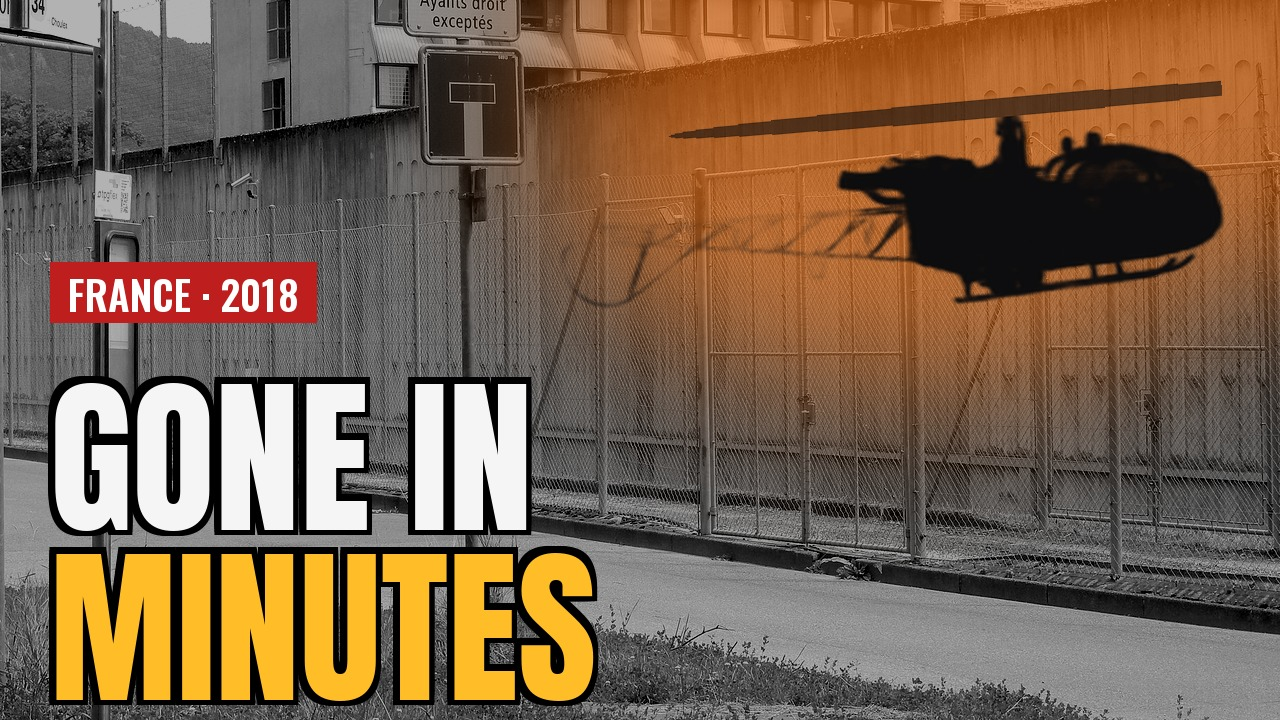
#> input picture faid_thumb.jpg, 1280 x 720 px, given in place of dark.jpg, which was not available
$ python -i dk.py   (imports and definitions only)
#> lines starting #> are read from the running program, lines starting #| are printed output that depends on the picture
"""Documentary engine (rebuilt). Calm motion-graphics renderer: photos, quotes, dials, maps, boards.
Usage from a project dir containing script.py, plan.py, img/, vo/:
    python3 dk.py info | shots [keys..] | range i0 i1 out.mp4 | srt out.srt
"""
import os, sys, json, math, random, re, importlib.util
import cairo
import numpy as np
from PIL import Image, ImageFilter, ImageOps

W, H, FPS = 1920, 1080, 30
PROJ = os.getcwd()
ENG = os.path.dirname(os.path.abspath(__file__))

def hx(s):
    s = s.lstrip('#'); return tuple(int(s[i:i + 2], 16) / 255 for i in (0, 2, 4))
BG, AMB, RED, WHITE, GREY, PAPER, INK = hx('141416'), hx('d9a441'), hx('b3302a'), hx('f2f0ea'), hx('8a8a8a'), hx('e9e4d8'), hx('1d1b18')
LAND, EDGE, SEA, HL = hx('2a2c30'), hx('45484e'), hx('101418'), hx('6a2622')

def clamp(x, a=0.0, b=1.0): return max(a, min(b, x))
def seg(t, a, b): return clamp((t - a) / (b - a)) if b > a else float(t >= a)
def ease(x): x = clamp(x); return x * x * (3 - 2 * x)
def ease_out(x): x = clamp(x); return 1 - (1 - x) ** 3
def lerp(a, b, k): return a + (b - a) * k
def src(ctx, c, a=1.0): ctx.set_source_rgba(c[0], c[1], c[2], a)

# ---------------------------------------------------------------- text
FONTS = {'head': 'Bebas Neue', 'type': 'Special Elite', 'sub': 'Oswald', 'mono': 'PT Mono'}
TR = str.maketrans('ŁłĘęŃńŚśŻżŹźĄąĆć', 'LlEeNnSsZzZzAaCc')

def font(ctx, f, size, bold=False):
    ctx.select_font_face(FONTS.get(f, f), cairo.FONT_SLANT_NORMAL, cairo.FONT_WEIGHT_BOLD if bold else cairo.FONT_WEIGHT_NORMAL)
    ctx.set_font_size(size)

def tw(ctx, s, size, f='head', bold=False):
    font(ctx, f, size, bold); return ctx.text_extents(s.translate(TR)).x_advance

# [15 lines left out: functions txt, rrect, not called in this run]

def line(ctx, a, b, w, col, al=1.0):
    ctx.move_to(*a); ctx.line_to(*b); ctx.set_line_width(w); src(ctx, col, al); ctx.stroke()

# [15 lines left out: functions tag, stamp, not called in this run]

def typed(s, t, cps=30):
    n = int(max(0, t) * cps); return s[:n]

# ---------------------------------------------------------------- images
_IMG = {}
def photo(name, blur=0):
#> called with name = 'faid_thumb.jpg', blur = 0
    key = (name, blur)
    if key in _IMG: return _IMG[key]
    p = os.path.join(PROJ, 'img', name + '.jpg')
    if not os.path.exists(p): p = os.path.join(PROJ, 'img', 'dark.jpg')
    im = Image.open(p).convert('RGB')
#> im is the input picture: PIL image 1280x720 RGB; mean R, G, B 121.7, 98.2, 76.4
    if max(im.size) > 2600: im.thumbnail((2600, 2600))
    g = ImageOps.grayscale(im)
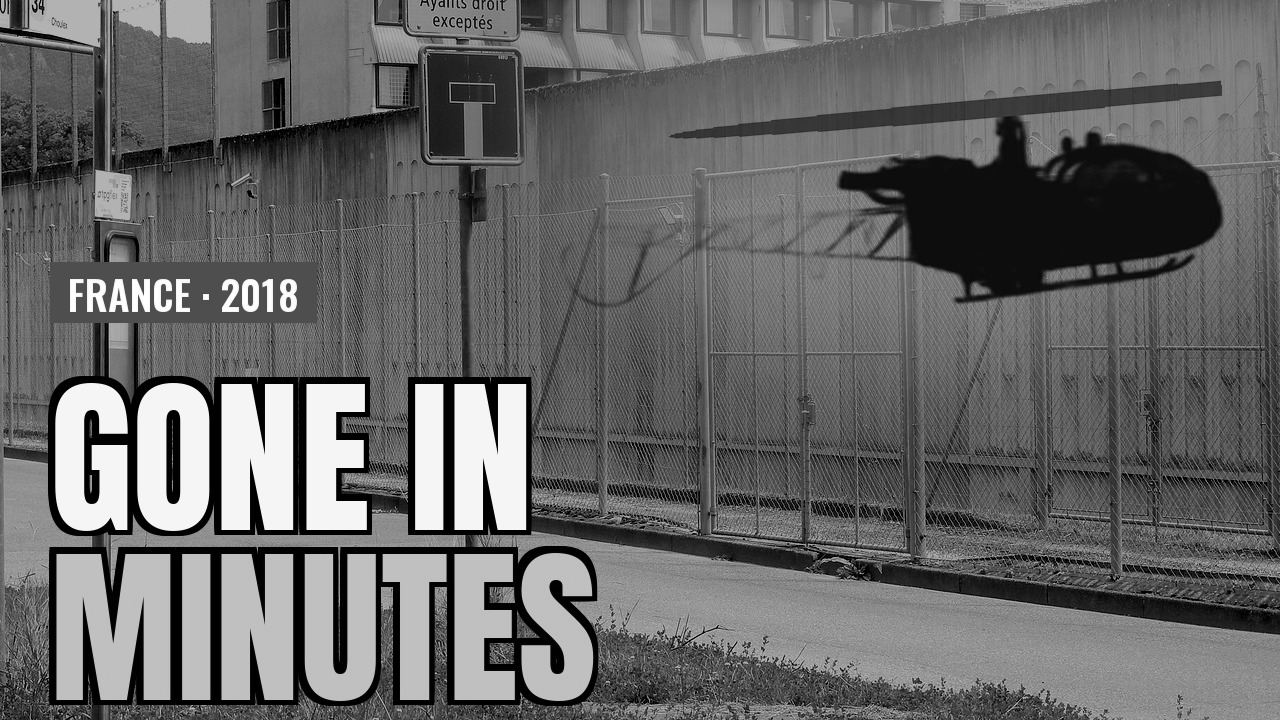
#> g: PIL image 1280x720 L; min 0, max 255, mean 102.8
    g = ImageOps.autocontrast(g, cutoff=1)
    if blur: g = g.filter(ImageFilter.GaussianBlur(blur))
    arr = np.asarray(g).astype(np.float32) / 255.0
    # warm monochrome grade
    r = np.clip(arr * 1.02 + 0.015, 0, 1); gg = np.clip(arr * 0.97 + 0.01, 0, 1); b = np.clip(arr * 0.88, 0, 1)
#> after `b = np.clip(arr * 0.88, 0, 1)`:
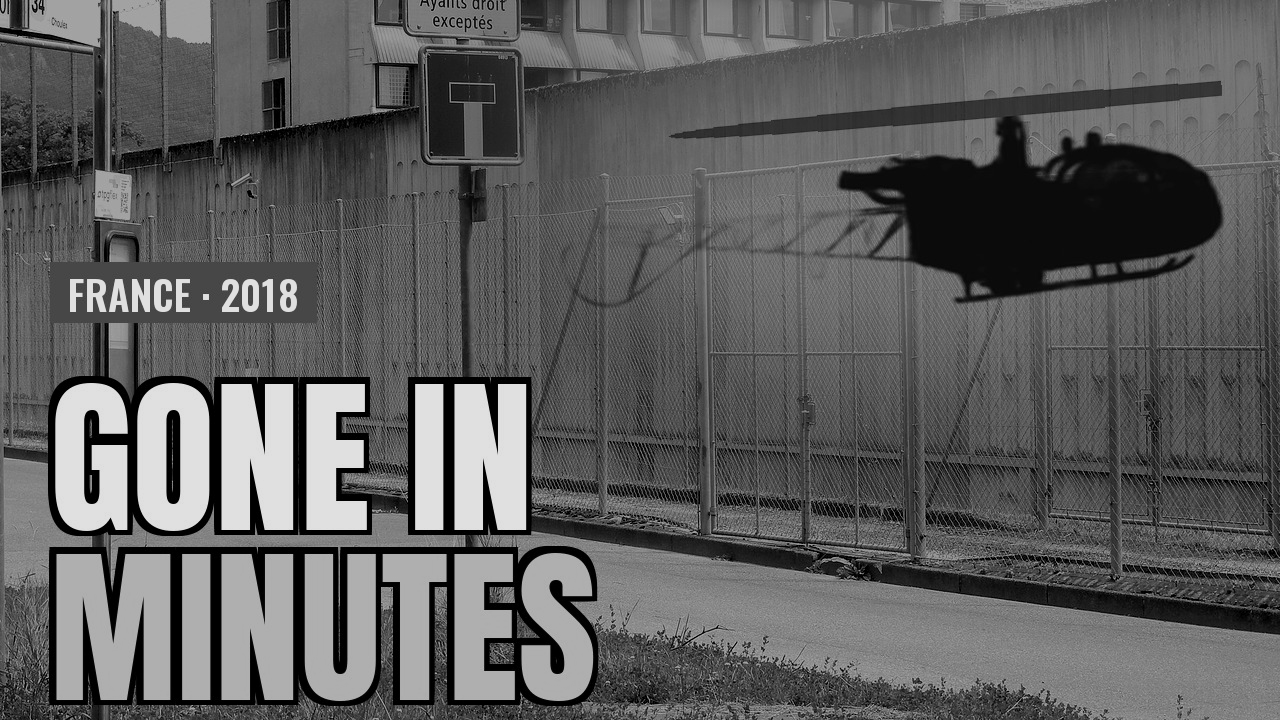
#> b: shape (720, 1280) float32; min 0, max 0.88, mean 0.367
    rgb = (np.dstack([b, gg, r, np.ones_like(arr)]) * 255).astype(np.uint8)  # BGRA for cairo
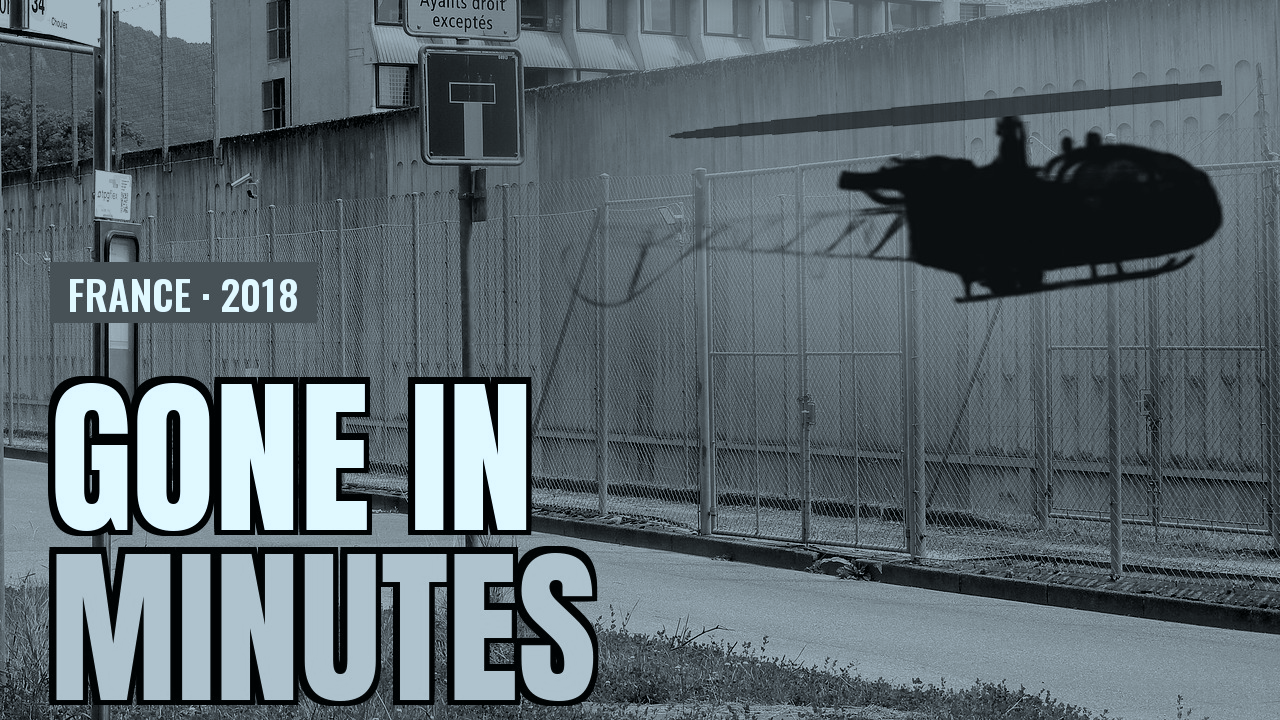
#> rgb: shape (720, 1280, 4); mean of channels 0, 1, 2, 3 93.2, 105.3, 111.5, 255; drawn as R, G, B
    h, w = arr.shape
#> h = 720; w = 1280
#> (the run stopped early here; a loop or call above may not have finished)

$ run again, on fraijanes_thumb.jpg
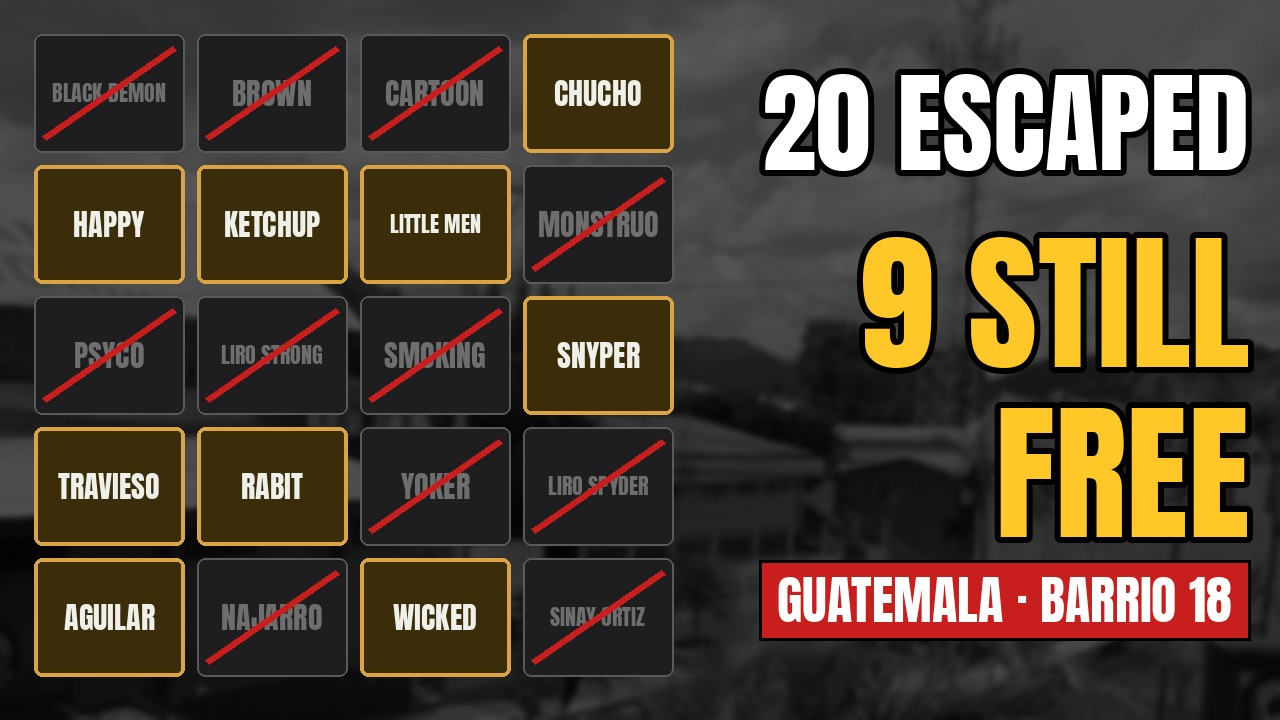
#> input picture fraijanes_thumb.jpg, 1280 x 720 px, given in place of dark.jpg, which was not available
#> in photo, im is the input picture: PIL image 1280x720 RGB; mean R, G, B 77.6, 65.3, 50.3
#> in photo, `b = np.clip(arr * 0.88, 0, 1)`:
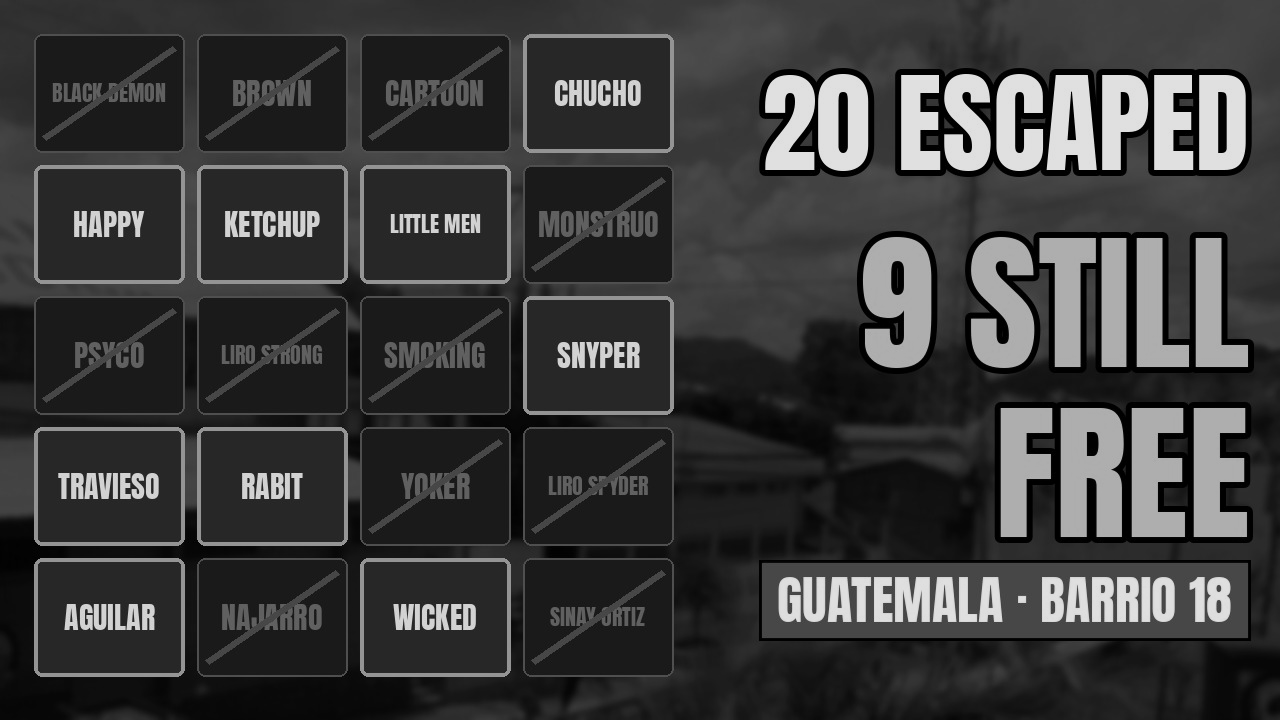
#> b: shape (720, 1280) float32; min 0, max 0.88, mean 0.232
#> in photo, `rgb = (np.dstack([b, gg, r, np.ones_like(arr)]) * 255).astype(np.uint8)`:
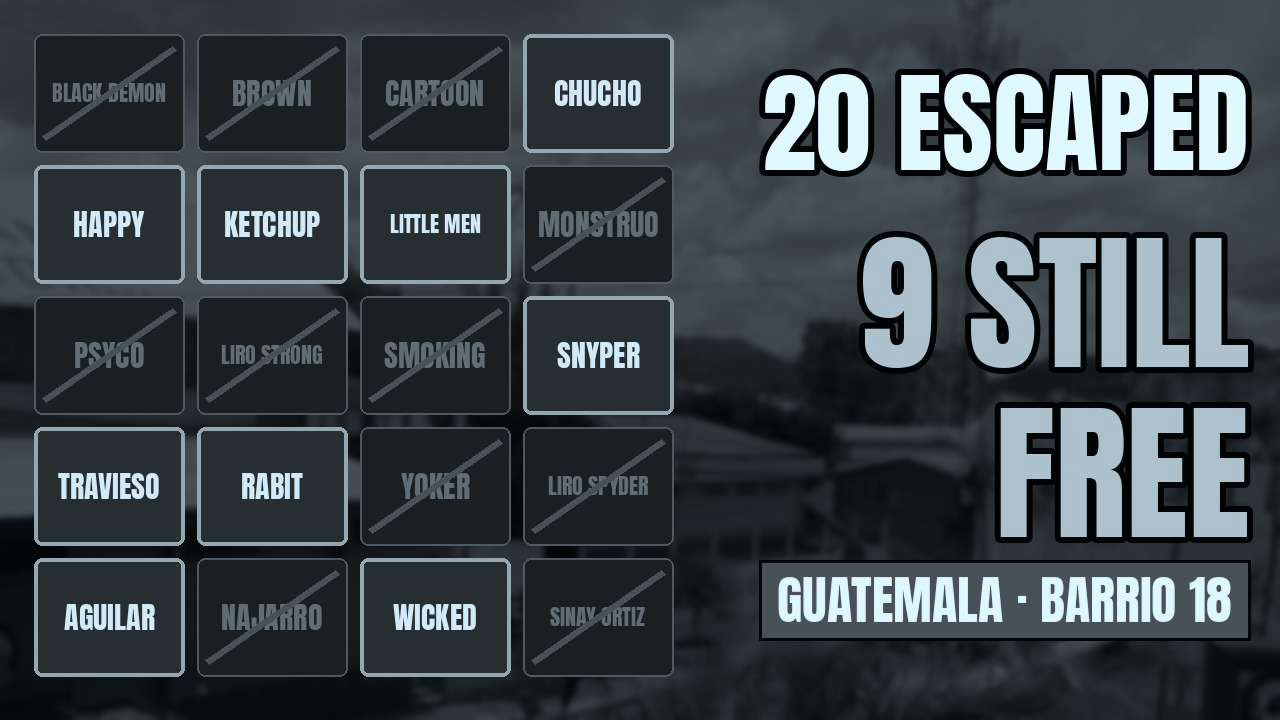
#> rgb: shape (720, 1280, 4); mean of channels 0, 1, 2, 3 58.7, 67.3, 71.6, 255; drawn as R, G, B
